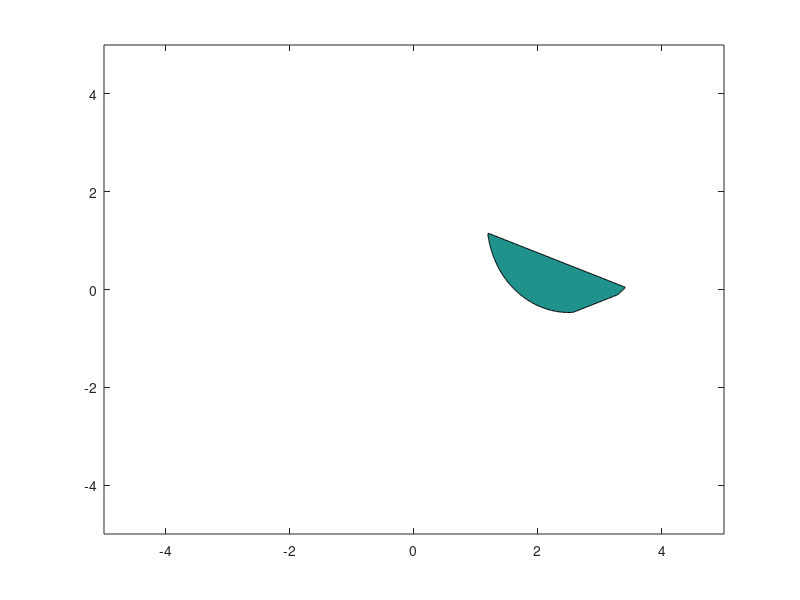

The MATLAB source for this figure: (Note: this script raises an error after producing the figure.)
%% check

    s=2;
    p=2.5;
    q=1.4;
    r=3.5;
    a=1;
    b=2;
    
    
    x1=[5;0];

    startX=5.0;
    startY=5.0;
    step=0.02;
    x=-startX:step:startX;
    y=-startY:step:startY;
    [xVec,yVec] = meshgrid(x,y);
    N=floor(4*(startX/step)*(startY/step));

    f0=@(xVec,yVec,s,p,q) max(abs(xVec)+s*abs(yVec),s*((xVec-p).^2)+(yVec-q).^2);
   
    if s<0
       error('Incorrect input!'); 
    end

    zMat=f0(xVec,yVec,s,p,q);
    surf(xVec,yVec,-zMat);

    [M,~]=contourf(xVec,yVec,-zMat,[-r, -r]);

    %disp(M);

    if M(2,1)~=(size(M,2)-1)
        if M(2,1)>M(2,1+M(2,1))
            xv=M(1,2:1+M(2,1));
            yv=M(2,2:1+M(2,1));
        else
            xv=M(1,3+M(2,1):size(M,2));
            yv=M(2,3+M(2,1):size(M,2));      
        end 
    else
        xv=M(1,2:size(M,2));
        yv=M(2,2:size(M,2));      
    end

    in=inpolygon(x1(1),x1(2),xv,yv);

    % plot(xv,yv);
    % hold on;
    % plot(x1(1),x1(2),'d');
    % axis([-5 5 -5 5]);
    % hold off;

    if in==1
        disp('Solved! We are already in x1');
        optTime=0;
        return; 
    end
    
    interType=30;

    if (s>0)
        if s>1
            reverse=0;
        else
            reverse=1;
            myVec=xVec;
            xVec=yVec;
            yVec=myVec;
        end  

        [xVec,yVec,degen]=findInter(s,p,q,r);
        if degen==1
            if (r<p+sqrt(r/s))&&(p-sqrt(r/s)<-r)&&(r/s<q+sqrt(r))&&(q-sqrt(r)<-r/s)
                interType=10;
            elseif (r>=p+sqrt(r/s))&&(p-sqrt(r/s)>=-r)&&(r/s>=q+sqrt(r))&&(q-sqrt(r)>=-r/s)
                interType=20;
            else
                error('Incorrect input!');
            end
        end


%         hold on;
%         plot(xVec,yVec,'r');
%         hold off;
        if reverse==1  myVec=xVec; xVec=yVec; yVec=myVec; end


    else
        interType=0;
    end


    if interType>20
        if reverse==0
            interType=defineType(xVec,yVec); 
        else 
            interType=defineType(yVec,xVec); 
        end
    end

%    disp(xVec);
%    disp(yVec);
   lMat=findLVec(xVec,yVec,s,p,q,r);
    
   %pause(10);
   

   
   N=40;
  
   %disp(interType);
   
   %disp('Новый заход:');
   
   %drawset2(@supX,N,xVec,yVec,interType,s,p,q,r);
   
   drawset3(@supP,N,a,b);
   
   
   
   
   